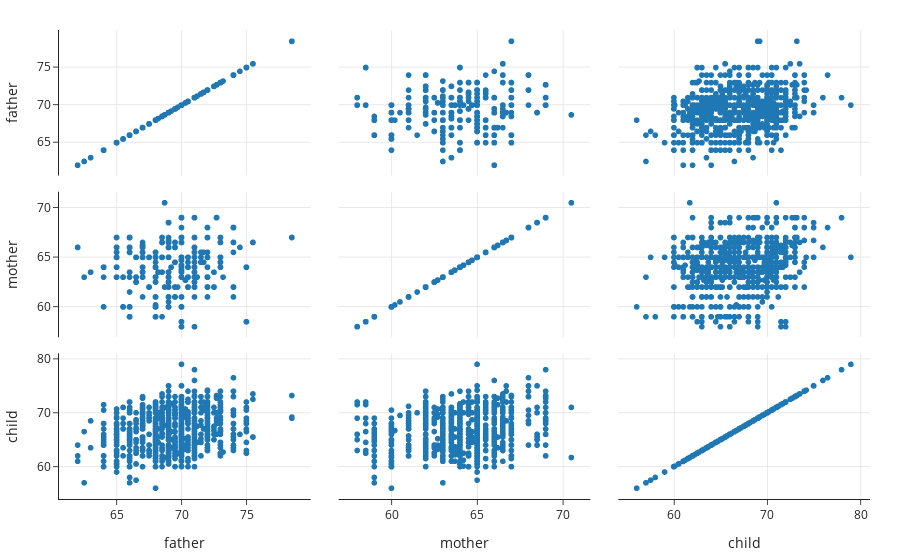

Source (notebook cell):
### Code cell
fig = px.scatter_matrix(heights.drop(columns=['gender']))
fig

### Figure 1 — Plotly figure (JSON) as saved in the notebook; plotly's stock layout.template omitted (floating-point values rounded to 4 significant figures; data arrays with more than 128 entries replaced by an {"elided": "..."} marker saying what was removed)
{"data": [{"dimensions": [{"axis": {"matches": true}, "label": "father", "values": {"elided": "934 float values"}}, {"axis": {"matches": true}, "label": "mother", "values": {"elided": "934 float values"}}, {"axis": {"matches": true}, "label": "child", "values": {"elided": "934 float values"}}], "hovertemplate": "%{xaxis.title.text}=%{x}<br>%{yaxis.title.text}=%{y}<extra></extra>", "legendgroup": "", "marker": {"color": "#1F77B4", "symbol": "circle"}, "name": "", "showlegend": false, "type": "splom"}], "layout": {"autosize": true, "dragmode": "select", "legend": {"tracegroupgap": 0}, "xaxis": {"autorange": true, "range": [60.07, 80.43], "type": "linear"}, "xaxis2": {"autorange": true, "range": [56.54, 71.96], "type": "linear"}, "xaxis3": {"autorange": true, "range": [53.31, 81.69], "type": "linear"}, "yaxis": {"autorange": true, "range": [60.07, 80.43], "type": "linear"}, "yaxis2": {"autorange": true, "range": [56.54, 71.96], "type": "linear"}, "yaxis3": {"autorange": true, "range": [53.31, 81.69], "type": "linear"}}}
